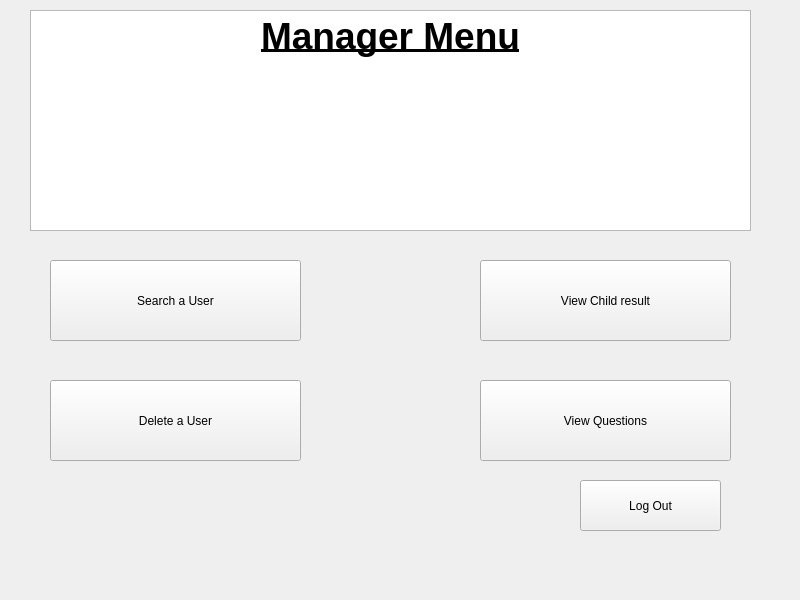
<?xml version="1.0" encoding="UTF-8"?>
<ui version="4.0">
 <class>MainWindow</class>
 <widget class="QMainWindow" name="MainWindow">
  <property name="geometry">
   <rect>
    <x>0</x>
    <y>0</y>
    <width>800</width>
    <height>600</height>
   </rect>
  </property>
  <property name="cursor">
   <cursorShape>PointingHandCursor</cursorShape>
  </property>
  <property name="windowTitle">
   <string>MainWindow</string>
  </property>
  <widget class="QWidget" name="centralwidget">
   <widget class="QTextBrowser" name="Title">
    <property name="geometry">
     <rect>
      <x>30</x>
      <y>10</y>
      <width>721</width>
      <height>221</height>
     </rect>
    </property>
    <property name="html">
     <string>&lt;!DOCTYPE HTML PUBLIC &quot;-//W3C//DTD HTML 4.0//EN&quot; &quot;http://www.w3.org/TR/REC-html40/strict.dtd&quot;&gt;
&lt;html&gt;&lt;head&gt;&lt;meta name=&quot;qrichtext&quot; content=&quot;1&quot; /&gt;&lt;style type=&quot;text/css&quot;&gt;
p, li { white-space: pre-wrap; }
&lt;/style&gt;&lt;/head&gt;&lt;body style=&quot; font-family:'MS Shell Dlg 2'; font-size:8.25pt; font-weight:400; font-style:normal;&quot;&gt;
&lt;p align=&quot;center&quot; style=&quot; margin-top:0px; margin-bottom:0px; margin-left:0px; margin-right:0px; -qt-block-indent:0; text-indent:0px;&quot;&gt;&lt;span style=&quot; font-size:28pt; font-weight:600; text-decoration: underline;&quot;&gt;Manager Menu&lt;/span&gt;&lt;/p&gt;&lt;/body&gt;&lt;/html&gt;</string>
    </property>
   </widget>
   <widget class="QPushButton" name="DeleteUser">
    <property name="geometry">
     <rect>
      <x>50</x>
      <y>380</y>
      <width>251</width>
      <height>81</height>
     </rect>
    </property>
    <property name="text">
     <string>Delete a User</string>
    </property>
   </widget>
   <widget class="QPushButton" name="LogOut">
    <property name="geometry">
     <rect>
      <x>580</x>
      <y>480</y>
      <width>141</width>
      <height>51</height>
     </rect>
    </property>
    <property name="cursor">
     <cursorShape>ClosedHandCursor</cursorShape>
    </property>
    <property name="text">
     <string>Log Out</string>
    </property>
   </widget>
   <widget class="QPushButton" name="SearchUser">
    <property name="geometry">
     <rect>
      <x>50</x>
      <y>260</y>
      <width>251</width>
      <height>81</height>
     </rect>
    </property>
    <property name="text">
     <string>Search a User</string>
    </property>
   </widget>
   <widget class="QPushButton" name="ViewChildResult">
    <property name="geometry">
     <rect>
      <x>480</x>
      <y>260</y>
      <width>251</width>
      <height>81</height>
     </rect>
    </property>
    <property name="text">
     <string>View Child result</string>
    </property>
   </widget>
   <widget class="QPushButton" name="ViewQuestions">
    <property name="geometry">
     <rect>
      <x>480</x>
      <y>380</y>
      <width>251</width>
      <height>81</height>
     </rect>
    </property>
    <property name="text">
     <string>View Questions</string>
    </property>
   </widget>
  </widget>
 </widget>
 <resources/>
 <connections/>
</ui>
